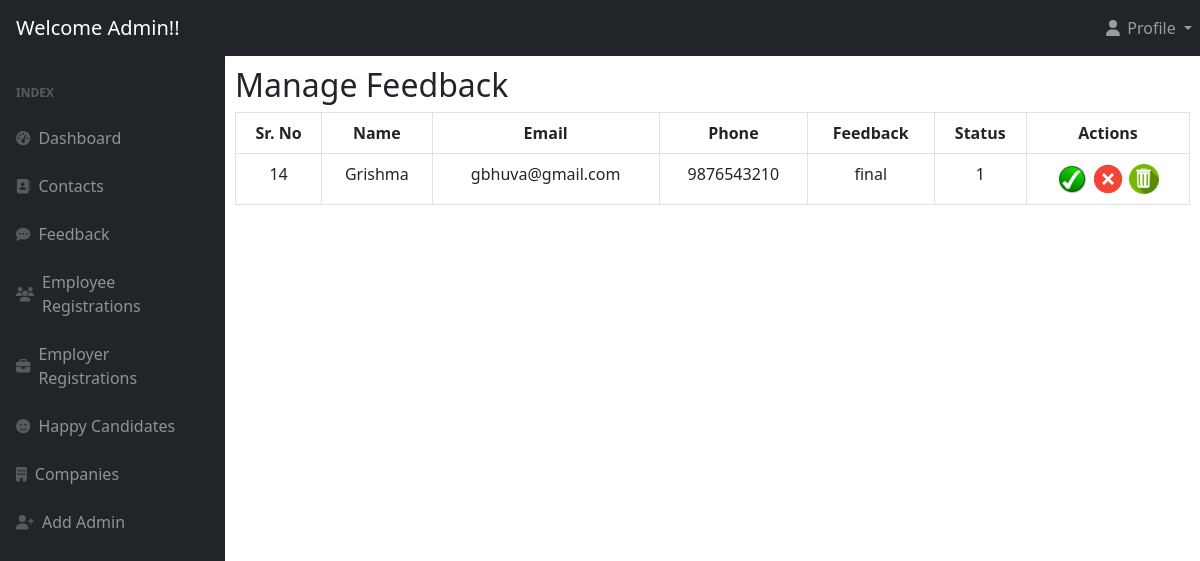
Page /admin/feedback.php (signed in) on the committed database.
### tables this page shows
CREATE TABLE `tbl_feedback` (
  `feed_ID` int(11) NOT NULL,
  `feed_name` varchar(30) NOT NULL,
  `feed_email` varchar(30) NOT NULL,
  `feed_phone` varchar(10) NOT NULL,
  `feed_feedback` text NOT NULL,
  `feed_status` int(11) NOT NULL
);

### admin/feedback.php (the view, shortened to what this page needs)
<?php
include("header.php");
	include("connect.php");
?>
	<body style="padding:10px;">
	<div class="row">
	<div class="box col-md-12">
    <div class="box-inner">
    <div class="box-header well" data-original-title="">
        <a><h2><i class="glyphicon glyphicon-wrench"></i> Manage Feedback</h2></a>
    </div>
    <div class="box-content">
    <div style="overflow:auto">
	<table class="table table-bordered bootstrap-datatable">
    <thead>
    <tr>
	     <th class="text-center">Sr. No</th>
        <th class="text-center"> Name </th>
		<th class="text-center">Email</th>
			<th class="text-center">Phone</th>
				<th class="text-center">Feedback</th>
        <th class="text-center"> Status </th>
		<th class="text-center">Actions</th>
    </tr>
    </thead>
    <tbody>
	<?php
	$sel="select * from tbl_feedback";
	$q=mysqli_query($connection,$sel);
	while($row=mysqli_fetch_array($q))
	{
		?>
    <tr>
	     <td class="text-center"><?php echo $row['feed_ID'];?></td>
        <td class="text-center"><?php echo $row['feed_name'];?></td>
		<td class="text-center"><?php echo $row['feed_email'];?></td>
        <td class="text-center"><?php echo $row['feed_phone'];?></td>
           <td class="text-center"><?php echo $row['feed_feedback'];?></td>
		   <td class="text-center"><?php echo $row['feed_status'];?></td>
        <td class="text-center" >
<a href="app_feedback.php?approve=<?php echo $row['feed_ID'];?>"  class="btn_approve"> <img src="img/approve.png" height="30px" width="30px" data-toggle="tooltip" title="Approve"></a>
<a href="rej_feedback.php?reject=<?php echo $row['feed_ID'];?>" class="btn_reject"><img src="img/cancel.png" height="34px" width="34px" data-toggle="tooltip" title="Reject"></a>
<a href="del_feedback.php?delete=<?php echo $row['feed_ID'];?>" class="btn_delete"><img src="img/delete.png" height="30px" width="30px" data-toggle="tooltip" title="Delete"></a>
	</td>
      </tr>
	<?php
	}
	?>
    </tbody>
    </table>
</main>
    </div>
</body>
	</html>

### rows in the picture
tbl_feedback: feed_ID "14", feed_name "Grishma", feed_email "gbhuva@gmail.com", feed_phone "9876543210", feed_feedback "final", feed_status "1"
